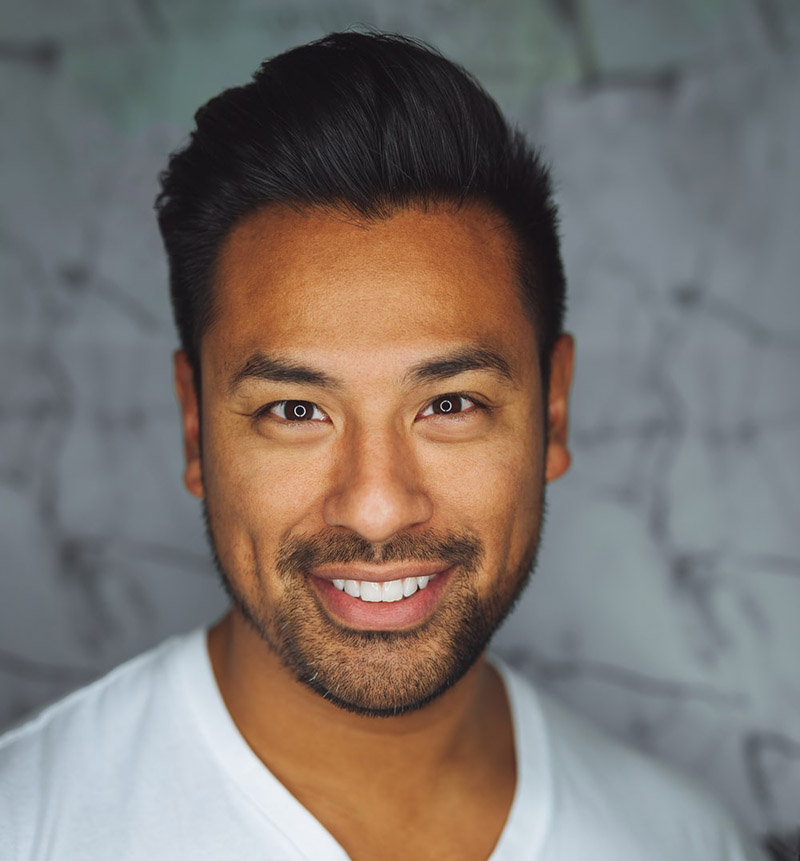
#> input picture images/artis.jpg, 800 x 861 px
$ jupyter execute --allow-errors demo.ipynb
#> lines starting #> are read from the running program, lines starting #| are printed output that depends on the picture
# FACE DETECTION

[cell 1]
#Requirement
#!pip install keras==2.2.4

[cell 2]
import warnings
warnings.filterwarnings("ignore")

[cell 3]
import cv2
import numpy as np
from matplotlib import pyplot as plt

---

[cell 4]
def resize_image(im, max_size=768):
    if np.max(im.shape) > max_size:
        ratio = max_size / np.max(im.shape)
        print(f"Resize image to ({str(int(im.shape[1]*ratio))}, {str(int(im.shape[0]*ratio))}).")
        return cv2.resize(im, (0,0), fx=ratio, fy=ratio)
    return im

[cell 5]
#Read Image
im = cv2.imread("images/artis.jpg")[..., ::-1]
im = resize_image(im) # Resize image to prevent GPU OOM.
#| Resize image to (713, 768).
#> in resize_image, `return cv2.resize(im, (0,0), fx=ratio, fy=ratio)`:
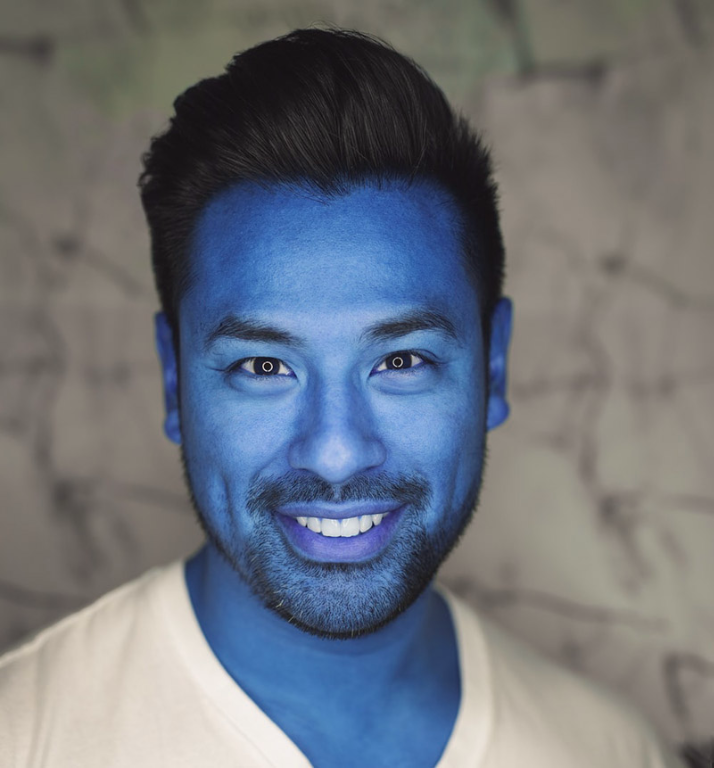
#> returned value: shape (768, 714, 3); mean of channels 0, 1, 2 124.2, 115.3, 109.8; drawn as B, G, R
h, w, _ = im.shape
#> h = 768; w = 714
plt.imshow(im)
plt.show()

---
# 1. Face detection

Face detection dengan menggunakan S3FD dan FAN.

[cell 6]
from models.detector import face_detector

[cell 7]
warnings.filterwarnings("ignore")
#> (the rest of this cell did not finish here and is left out)

## Detect faces

#> (a cell that did not finish here is left out)

#> (a cell that did not finish here is left out)

---
# 2. Face Segmetation

Face Segmentation menggunakan model BiSeNet.

[cell 10]
from models.parser import face_parser

warnings.filterwarnings("ignore")
#> (the rest of this cell did not finish here and is left out)

## Parse without face deteciton

#> (a cell that did not finish here is left out)

#> (a cell that did not finish here is left out)

[cell 13]
# Show parsing result with annotations

from utils.visualize import show_parsing_with_annos
#> (the rest of this cell did not finish here and is left out)

## Segmentation with face detection

Parsing network has its best performance on single face (even better if aligned).

[cell 14]
from models.detector import face_detector

file = "images/bertiga.jpg"

im = cv2.imread(file)[..., ::-1]
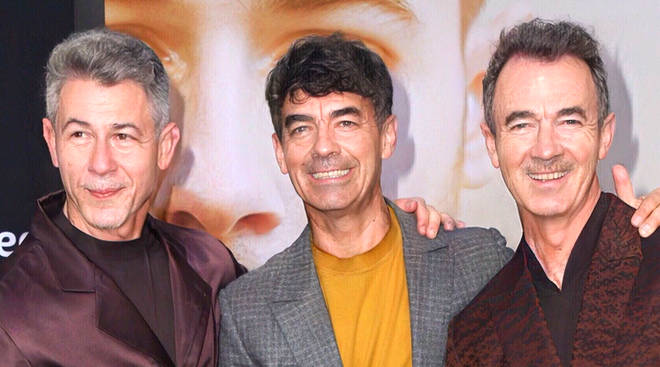
#> input picture images/bertiga.jpg, 660 x 367 px
#> im: shape (367, 660, 3)
im = resize_image(im) # Resize image to prevent GPU OOM.
h, w, _ = im.shape
#> h = 367; w = 660
plt.imshow(im)

[cell 15]
# Set detector into FaceParser
def segmentation(file, with_detection=False):
    im = cv2.imread(file)[..., ::-1]
    im = resize_image(im)
    try:
        fd
    except:
        fd = face_detector.FaceAlignmentDetector()

    prs.set_detector(fd)
    out = prs.parse_face(im, with_detection=True)
    num_faces = len(out)
    for i in range(num_faces):
        try:
            plt.subplot(1, num_faces, i+1)
            plt.imshow(out[i])
        except:
            pass
# prs.remove_detector()

[cell 16]
segmentation(file)
#> (the call stopped at in segmentation, `fd = face_detector.FaceAlignmentDetector()`: models is not available in this run)

# Segmentation Stream Video

[cell 17]
import cv2
import numpy as np
import time

file_name = "images/My Video.mp4"

def SegmentationVideo(file):
#> called with file = 'images/My Video.mp4'
    cap = cv2.VideoCapture(file)

    time.sleep(2.0)
    count = 0
    start_time = time.time()
    while True:
        count+=1
        __, frame = cap.read()
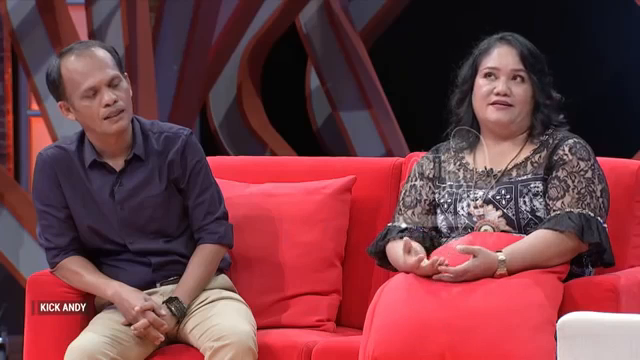
#> input picture frame 8 of images/My Video.mp4, 640 x 360 px
#> frame is the input picture: shape (360, 640, 3); mean B, G, R 66.3, 59.2, 116.6
        if frame is None:
            break

        out = prs.parse_face(frame)
        img = cv2.cvtColor(out[0], cv2.COLOR_BGR2RGB)
        cv2.imshow("Frame", img)
#         cv2.imwrite("output/fa"+str(count)+".jpg", frame)
        key = cv2.waitKey(1) & 0xFF
         # if the 'q' key is pressed, stop the loop
        key = cv2.waitKey(1)
        if key == 27:
            break

    cv2.destroyAllWindows()
    print("Execution time video : %s ms ---" % ((time.time() - start_time)*1000))
    print("Execution time per frame : %s ms ---" % ((time.time() - start_time)*1000/count))
